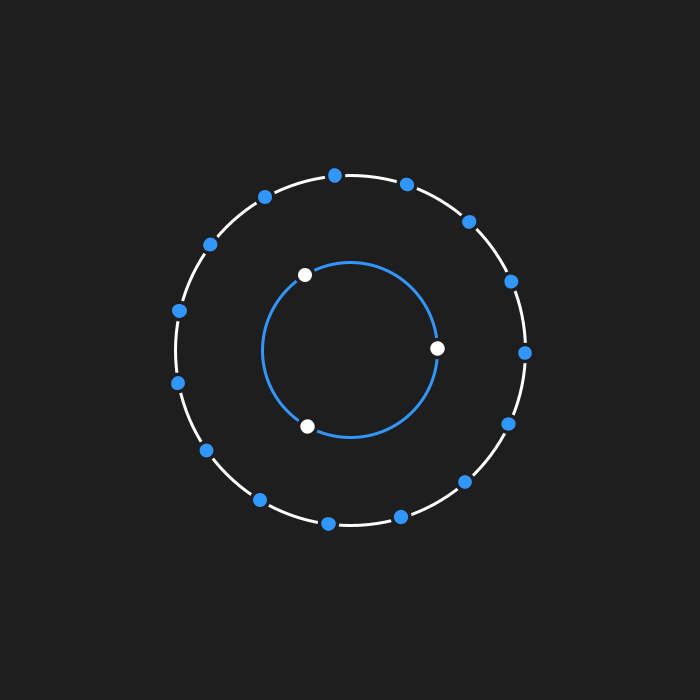
Frame 1 (no input)
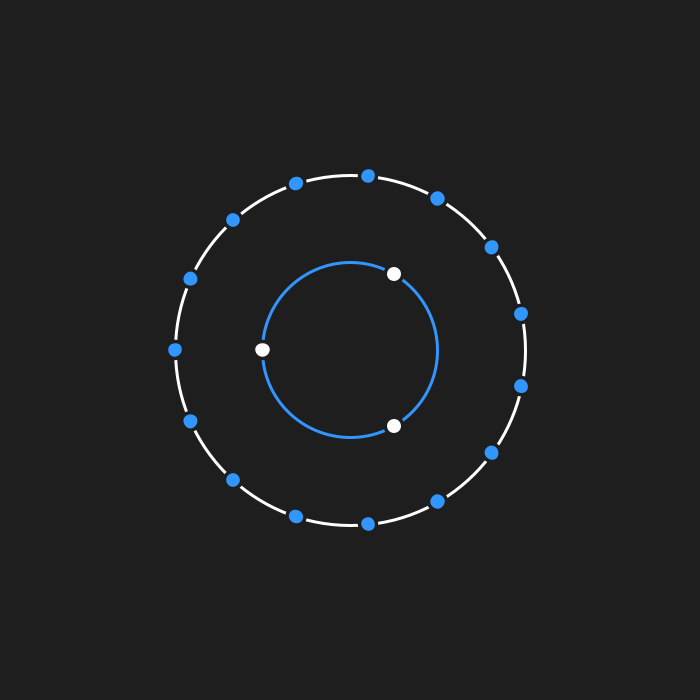
Frame 60 (the mouse pressed at the canvas centre just before this capture)
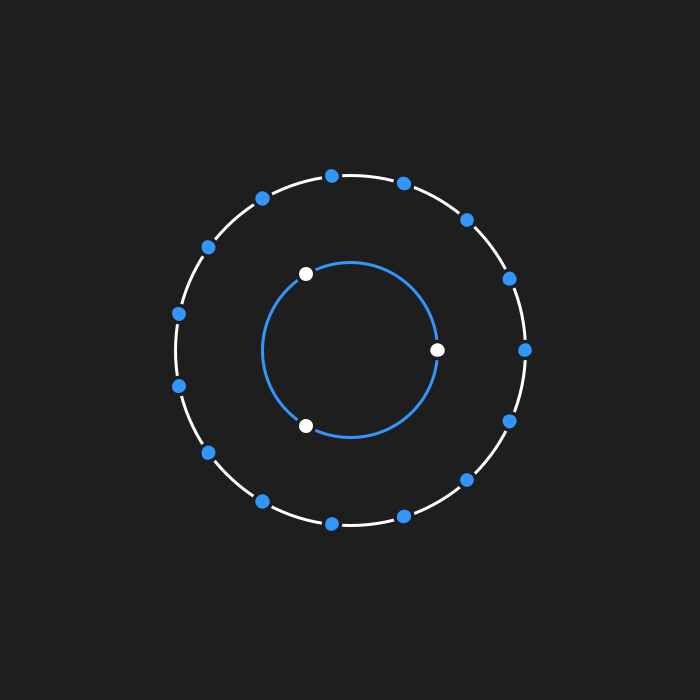
Frame 120 (the mouse held since frame 60 and released just before this capture)

The Processing sketch that drew these frames (run headless with seeded random() and noise(); from frame 60 on, the mouse is pressed at the canvas centre):

// Processing sketch: processing_147989
// ── processing_147989.pde

color bg, ring1, ring2;
float ring1size, ring2size;
int ring1circles, ring2circles;

void setup() {
  size(700, 700);
  smooth();
  frameRate(30);
  bg = color(30);
  ring1 = color(255);
  ring2 = color(50, 150, 255);
  ring1size = min(height, width)/2;
  ring2size = ring1size/2;
  ring1circles = 15;
  ring2circles = 3;
}

void draw() {
  background(bg);

  noFill();
  stroke(ring1);
  strokeWeight(3);
  ellipse(width/2, height/2, ring1size, ring1size);  

  stroke(ring2);
  strokeWeight(3);
  ellipse(width/2, height/2, ring2size, ring2size);


  strokeWeight(ring1size/100);
  stroke(bg);

  // ring 1
  pushMatrix();
  translate(width/2, height/2); // 0, 0 coords of this layer in center of window
  rotate(radians(frameCount));
  fill(ring2);
  for (int i = 0; i < ring1circles; i++) {
    ellipse(ring1size/2, 0, ring1size/20, ring1size/20);
    rotate(radians(360/ring1circles));
  }
  popMatrix();

  // ring 2
  pushMatrix();
  translate(width/2, height/2); // 0, 0 coords of this layer in center of window
  rotate(radians(-frameCount));
  fill(ring1);
  for (int i = 0; i < ring2circles; i++) {
    ellipse(ring2size/2, 0, ring1size/20, ring1size/20);
    rotate(radians(360/ring2circles));
  }
  popMatrix();
}

void mousePressed() {
  if (mouseButton == LEFT) {
    ring1circles = (int)random (3, 15);
  }
  if (mouseButton == RIGHT) {
    ring2circles = (int)random (3, 15);
  }
}
